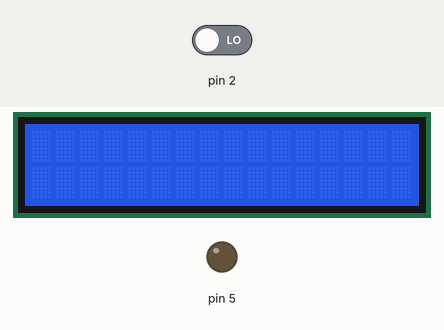
Simulated run of this sketch. Board: Arduino Uno, built with avr-gcc and run on an emulated ATmega328P. Shown: 16×2 character LCD, output pins drawn as LEDs (lit = HIGH). Inputs (shaded band) come from the test bench; at power-on: pin 2 LOW. What the sketch prints to the serial monitor is not drawn.

Above: at 1.2 s.
1.3 s: pin 2 driven HIGH
At 2.3 s:
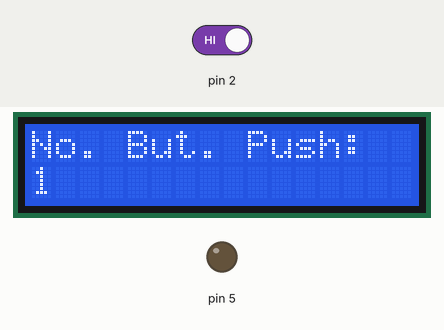
2.8 s: pin 2 driven LOW
4.3 s: pin 2 driven HIGH
At 5.8 s:
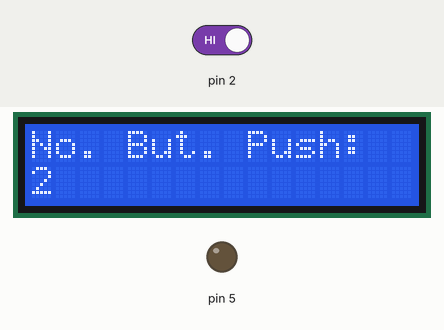
Timing chart, 0 to 7.3 s (numbered marks = the images above; inputs shaded):
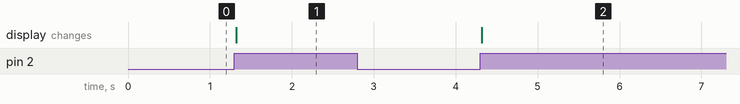

Measured:
- after the input at 1.3 s, the display: changes at once (image 1)
- after the input at 2.8 s, every drawn part: stays the same
- after the input at 4.3 s, the display: changes at once (image 2)

The sketch:

UnoPushButtonRemainderLCD.ino
```cpp
//This arduino code is generated by PictoBlox and modified by kajidataonline
/*===============================
 * Full credit goes to Stempedia for the Pictoblox: https://thestempedia.com/product/pictoblox/
 * Source Code:
 *
 * ==============================
 */

//Included Libraries
#include <Wire.h>
#include <LiquidCrystal_I2C.h>

LiquidCrystal_I2C lcd(0x27, 16, 2);

int buttonState = 0; //change float as int with the initial stage of 0
int lastButtonState = 0;
int buttonPushCounter = 0;

void setup() {
  Serial.begin(9600);
  lcd.init();
  lcd.backlight();
  pinMode(2, INPUT);
  pinMode(5, OUTPUT);

}

void loop() {

  buttonState = digitalRead(2);
  if ((buttonState != lastButtonState)) { //change the == into !=
    if ((buttonState == HIGH)) { //change "HIGH" as HIGH
      buttonPushCounter += 1;
      lcd.clear();
      Serial.println("on");
      Serial.println("Number of Button Push:");
      Serial.println(buttonPushCounter);
      lcd.setCursor(1 - 1, 1 - 1);
      lcd.print("No. But. Push:");
      lcd.setCursor(1 - 1, 2 - 1);
      lcd.print(buttonPushCounter);
    }
    else {
      Serial.println("off");
    }
    delay(0.05 * 1000);
  }
  lastButtonState = buttonState;
  if (((buttonPushCounter % 4) == 0)) { //change / as %
    digitalWrite(13, true);
  }
  else {
    digitalWrite(13, false);
  }
}
```
